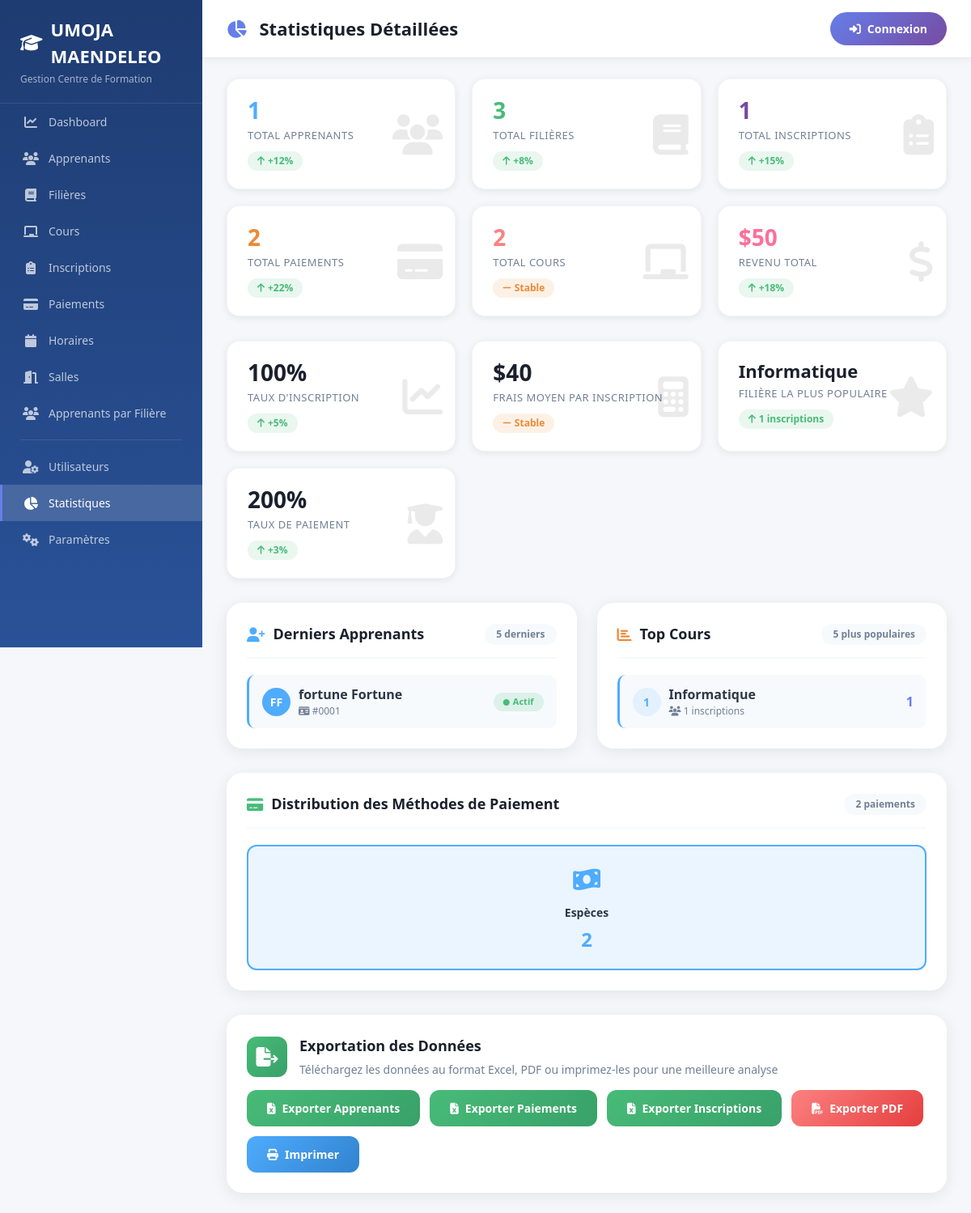
The page /pages/statistiques.php on the database its author committed.
### tables this page shows
CREATE TABLE `filiere` (
  `id_filiere` int(11) NOT NULL,
  `nom` varchar(100) NOT NULL,
  `duree` varchar(50) DEFAULT NULL,
  `frais_mensuel` decimal(10,2) DEFAULT NULL
);

CREATE TABLE `apprenant` (
  `id_apprenant` int(11) NOT NULL,
  `nom` varchar(100) NOT NULL,
  `prenom` varchar(100) NOT NULL,
  `telephone` varchar(20) DEFAULT NULL,
  `adresse` varchar(255) DEFAULT NULL
);

### classes/Apprenant.php (called while the page is built, shortened)
<?php
class Apprenant {
    private $conn;
    private $table = 'apprenant';
    public function __construct($db) {
        $this->conn = $db;
    }
    public function getAll($limit = null, $offset = null) {
        try {
            $query = "SELECT * FROM " . $this->table . " ORDER BY nom ASC";
            $stmt = $this->conn->prepare($query);
            $stmt->execute();
            return $stmt->fetchAll(PDO::FETCH_ASSOC);
        } catch (PDOException $e) {
            error_log("Erreur getAll: " . $e->getMessage());
            return [];
        }
    }
}

### classes/Filiere.php (called while the page is built, shortened)
<?php
class Filiere {
    private $conn;
    private $table = 'filiere';
    public function __construct($db) {
        $this->conn = $db;
    }
    public function getAll() {
        $query = "SELECT * FROM " . $this->table . " ORDER BY nom ASC";
        $stmt = $this->conn->prepare($query);
        $stmt->execute();
        return $stmt->fetchAll(PDO::FETCH_ASSOC);
    }
}

### classes/Inscription.php (called while the page is built, shortened)
<?php
class Inscription {
    private $conn;
    private $table = 'inscription';
    public function __construct($db) {
        $this->conn = $db;
    }
    public function getAll() {
        $query = "SELECT i.*, a.nom, a.prenom, f.nom as filiere_nom
                  FROM " . $this->table . " i
                  LEFT JOIN apprenant a ON i.id_apprenant = a.id_apprenant
                  LEFT JOIN filiere f ON i.id_filiere = f.id_filiere
                  ORDER BY i.date_inscription DESC";
        $stmt = $this->conn->prepare($query);
        $stmt->execute();
        return $stmt->fetchAll(PDO::FETCH_ASSOC);
    }
}

### classes/Paiement.php (called while the page is built, shortened)
<?php
class Paiement {
    private $conn;
    private $table = 'paiement';
    public function __construct($db) {
        $this->conn = $db;
    }
    public function getAll() {
        $query = "SELECT p.*, i.id_apprenant, a.nom, a.prenom
                  FROM " . $this->table . " p
                  LEFT JOIN inscription i ON p.id_inscription = i.id_inscription
                  LEFT JOIN apprenant a ON i.id_apprenant = a.id_apprenant
                  ORDER BY p.id_paiement DESC";
        $stmt = $this->conn->prepare($query);
        $stmt->execute();
        return $stmt->fetchAll(PDO::FETCH_ASSOC);
    }
}

### classes/Cours.php (called while the page is built, shortened)
<?php
class Cours {
    private $conn;
    private $table = 'cours';
    public function __construct($db) {
        $this->conn = $db;
    }
    public function getAll() {
        $query = "SELECT c.*, f.nom as filiere_nom FROM " . $this->table . " c
                  LEFT JOIN filiere f ON c.id_filiere = f.id_filiere
                  ORDER BY c.nom ASC";
        $stmt = $this->conn->prepare($query);
        $stmt->execute();
        return $stmt->fetchAll(PDO::FETCH_ASSOC);
    }
}

### pages/statistiques.php (the view, shortened to what this page needs)
<?php
require_once __DIR__ . '/../classes/Apprenant.php';
require_once __DIR__ . '/../classes/Filiere.php';
require_once __DIR__ . '/../classes/Inscription.php';
require_once __DIR__ . '/../classes/Paiement.php';
require_once __DIR__ . '/../classes/Cours.php';
$database = new Database();
$db = $database->connect();
$apprenant = new Apprenant($db);
$filiere = new Filiere($db);
$inscription = new Inscription($db);
$paiement = new Paiement($db);
$cours = new Cours($db);
$all_apprenants = $apprenant->getAll();
$all_filieres = $filiere->getAll();
$all_inscriptions = $inscription->getAll();
$all_paiements = $paiement->getAll();
$all_cours = $cours->getAll();
$stats = [
    'total_apprenants' => count($all_apprenants),
    'total_filieres' => count($all_filieres),
    'total_inscriptions' => count($all_inscriptions),
    'total_paiements' => count($all_paiements),
    'total_cours' => count($all_cours),
    'total_revenue' => array_sum(array_column($all_paiements, 'montant')),
    'avg_frais_inscription' => array_sum(array_column($all_inscriptions, 'frais_inscription')) / max(count($all_inscriptions), 1),
];
$filiere_counts = array_count_values(array_column($all_inscriptions, 'id_filiere'));
arsort($filiere_counts);
$top_filiere_id = key($filiere_counts);
$top_filiere_nom = '';
foreach ($all_filieres as $f) {
    if ($f['id_filiere'] == $top_filiere_id) {
        $top_filiere_nom = $f['nom'];
        break;
    }
}
include __DIR__ . '/../includes/header.php';
?>
<div class="page-wrapper">
    <div class="content-wrapper">
        <div class="stats-grid">
            <div class="stat-card stat-card-blue">
                <i class="fas fa-users stat-icon"></i>
                <div class="stat-number"><?php echo number_format($stats['total_apprenants']); ?></div>
                <div class="stat-label">Total Apprenants</div>
                <span class="stat-change up"><i class="fas fa-arrow-up"></i> +12%</span>
            </div>
            <div class="stat-card stat-card-green">
                <i class="fas fa-book stat-icon"></i>
                <div class="stat-number"><?php echo number_format($stats['total_filieres']); ?></div>
                <div class="stat-label">Total Filières</div>
                <span class="stat-change up"><i class="fas fa-arrow-up"></i> +8%</span>
            </div>
            <div class="stat-card stat-card-purple">
                <i class="fas fa-clipboard-list stat-icon"></i>
                <div class="stat-number"><?php echo number_format($stats['total_inscriptions']); ?></div>
                <div class="stat-label">Total Inscriptions</div>
                <span class="stat-change up"><i class="fas fa-arrow-up"></i> +15%</span>
            </div>
            <div class="stat-card stat-card-orange">
                <i class="fas fa-credit-card stat-icon"></i>
                <div class="stat-number"><?php echo number_format($stats['total_paiements']); ?></div>
                <div class="stat-label">Total Paiements</div>
                <span class="stat-change up"><i class="fas fa-arrow-up"></i> +22%</span>
            </div>
            <div class="stat-card stat-card-red">
                <i class="fas fa-chalkboard stat-icon"></i>
                <div class="stat-number"><?php echo number_format($stats['total_cours']); ?></div>
                <div class="stat-label">Total Cours</div>
                <span class="stat-change neutral"><i class="fas fa-minus"></i> Stable</span>
            </div>
            <div class="stat-card stat-card-pink">
                <i class="fas fa-dollar-sign stat-icon"></i>
                <div class="stat-number">$<?php echo number_format($stats['total_revenue'], 0, ',', ' '); ?></div>
                <div class="stat-label">Revenu Total</div>
                <span class="stat-change up"><i class="fas fa-arrow-up"></i> +18%</span>
            </div>
        </div>
        <div class="stats-grid" style="margin-bottom: 30px;">
            <div class="stat-card">
                <i class="fas fa-chart-line stat-icon"></i>
                <div class="stat-number"><?php echo $stats['total_apprenants'] > 0 ? round(($stats['total_inscriptions'] / $stats['total_apprenants']) * 100) : 0; ?>%</div>
                <div class="stat-label">Taux d'Inscription</div>
                <span class="stat-change up"><i class="fas fa-arrow-up"></i> +5%</span>
            </div>
            <div class="stat-card">
                <i class="fas fa-calculator stat-icon"></i>
                <div class="stat-number">$<?php echo number_format($stats['avg_frais_inscription'], 0, ',', ' '); ?></div>
                <div class="stat-label">Frais Moyen par Inscription</div>
                <span class="stat-change neutral"><i class="fas fa-minus"></i> Stable</span>
            </div>
            <div class="stat-card">
                <i class="fas fa-star stat-icon"></i>
                <div class="stat-number" style="font-size: 22px; line-height: 1.3;"><?php echo htmlspecialchars($top_filiere_nom ?: 'N/A'); ?></div>
                <div class="stat-label">Filière la Plus Populaire</div>
                <span class="stat-change up"><i class="fas fa-arrow-up"></i> <?php echo isset($filiere_counts[$top_filiere_id]) ? $filiere_counts[$top_filiere_id] . ' inscriptions' : '0'; ?></span>
            </div>
            <div class="stat-card">
                <i class="fas fa-user-graduate stat-icon"></i>
                <div class="stat-number"><?php echo $stats['total_apprenants'] > 0 ? round(($stats['total_paiements'] / $stats['total_apprenants']) * 100) : 0; ?>%</div>
                <div class="stat-label">Taux de Paiement</div>
                <span class="stat-change up"><i class="fas fa-arrow-up"></i> +3%</span>
            </div>
        </div>
        <div class="chart-grid">
            <div class="chart-container">
                <div class="chart-header">
                    <h3><i class="fas fa-user-plus" style="color: #4facfe;"></i> Derniers Apprenants</h3>
                    <span class="badge-count">5 derniers</span>
                </div>
                <div class="space-y-3">
                    <?php $recent = array_slice($all_apprenants, -5);
                    $colors = ['#4facfe', '#48bb78', '#764ba2', '#ed8936', '#fc8181'];
                    foreach ($recent as $index => $app): ?>
                    <div class="list-item" style="border-left-color: <?php echo $colors[$index % count($colors)]; ?>;">
                        <div class="item-info">
                            <div class="item-avatar" style="background: <?php echo $colors[$index % count($colors)]; ?>;">
                                <?php echo strtoupper(substr($app['prenom'] ?? 'A', 0, 1) . substr($app['nom'] ?? '', 0, 1)); ?>
                            </div>
                            <div>
                                <div class="item-name"><?php echo htmlspecialchars($app['prenom'] . ' ' . $app['nom']); ?></div>
                                <div style="font-size: 12px; color: #718096;">
                                    <i class="fas fa-id-card"></i> #<?php echo str_pad($app['id_apprenant'], 4, '0', STR_PAD_LEFT); ?>
                                </div>
                            </div>
                        </div>
                        <span class="item-badge active"><i class="fas fa-circle" style="font-size: 8px; margin-right: 4px;"></i>Actif</span>
                    </div>
                    <?php endforeach; ?>
                </div>
            </div>
            <div class="chart-container">
                <div class="chart-header">
                    <h3><i class="fas fa-chart-bar" style="color: #ed8936;"></i> Top Cours</h3>
                    <span class="badge-count">5 plus populaires</span>
                </div>
                <div class="space-y-3">
                    <?php
                    $course_counts = array_count_values(array_column($all_inscriptions, 'id_filiere'));
                    arsort($course_counts);
                    $top = array_slice($course_counts, 0, 5, true);
                    $colors = ['#4facfe', '#48bb78', '#764ba2', '#ed8936', '#fc8181'];
                    $index = 0;
                    foreach ($top as $course_id => $count):
                        $filiere_nom = '';
                        foreach ($all_filieres as $f) {
                            if ($f['id_filiere'] == $course_id) {
                                $filiere_nom = $f['nom'];
                                break;
                            }
                        }
                    ?>
                    <div class="list-item" style="border-left-color: <?php echo $colors[$index % count($colors)]; ?>;">
                        <div class="item-info">
                            <div style="width: 35px; height: 35px; border-radius: 50%; background: <?php echo $colors[$index % count($colors)]; ?>20; display: flex; align-items: center; justify-content: center; color: <?php echo $colors[$index % count($colors)]; ?>; font-weight: 700; font-size: 14px;">
                                <?php echo $index + 1; ?>
                            </div>
                            <div>
                                <div class="item-name"><?php echo htmlspecialchars(substr($filiere_nom, 0, 25)) . (strlen($filiere_nom) > 25 ? '...' : ''); ?></div>
                                <div style="font-size: 12px; color: #718096;">
                                    <i class="fas fa-users"></i> <?php echo $count; ?> inscriptions
                                </div>
                            </div>
                        </div>
                        <span class="item-count"><?php echo $count; ?></span>
                    </div>
                    <?php $index++; endforeach; ?>
                </div>
            </div>
        </div>
        <div class="chart-container" style="margin-bottom: 30px;">
            <div class="chart-header">
                <h3><i class="fas fa-credit-card" style="color: #48bb78;"></i> Distribution des Méthodes de Paiement</h3>
                <span class="badge-count"><?php echo count($all_paiements); ?> paiements</span>
            </div>
            <div class="payment-methods">
                <?php
                $types = array_count_values(array_filter(array_column($all_paiements, 'type')));
                $method_config = [
                    'Espèces' => ['icon' => 'fa-money-bill-wave', 'color' => 'blue', 'class' => 'method-blue'],
                    'Chèque' => ['icon' => 'fa-file-invoice', 'color' => 'green', 'class' => 'method-green'],
                    'Virement' => ['icon' => 'fa-exchange-alt', 'color' => 'purple', 'class' => 'method-purple'],
                    'Carte' => ['icon' => 'fa-credit-card', 'color' => 'orange', 'class' => 'method-orange'],
                ];
                foreach ($types as $type => $count):
                    $config = $method_config[$type] ?? ['icon' => 'fa-circle', 'color' => 'gray', 'class' => 'method-blue'];
                ?>
                <div class="payment-method-card <?php echo $config['class']; ?>">
                    <div class="method-icon">
                        <i class="fas <?php echo $config['icon']; ?>" style="color: <?php echo $config['color'] === 'blue' ? '#4facfe' : ($config['color'] === 'green' ? '#48bb78' : ($config['color'] === 'purple' ? '#764ba2' : '#ed8936')); ?>;"></i>
                    </div>
                    <div class="method-name"><?php echo htmlspecialchars($type); ?></div>
                    <div class="method-count"><?php echo $count; ?></div>
                </div>
                <?php endforeach; ?>
            </div>
        </div>
        <div class="export-section">
            <div class="export-header">
                <div class="icon">
                    <i class="fas fa-file-export"></i>
                </div>
                <div>
                    <h3 style="font-size: 18px; font-weight: 700; color: #1a202c; margin: 0;">Exportation des Données</h3>
                    <p style="color: #718096; margin: 5px 0 0 0; font-size: 14px;">
                        Téléchargez les données au format Excel, PDF ou imprimez-les pour une meilleure analyse
                    </p>
                </div>
            </div>
            <div class="export-buttons">
                <button class="btn-export btn-export-excel" onclick="alert('Export Excel - Apprenants')">
                    <i class="fas fa-file-excel"></i> Exporter Apprenants
                </button>
                <button class="btn-export btn-export-excel" onclick="alert('Export Excel - Paiements')">
                    <i class="fas fa-file-excel"></i> Exporter Paiements
                </button>
                <button class="btn-export btn-export-excel" onclick="alert('Export Excel - Inscriptions')">
                    <i class="fas fa-file-excel"></i> Exporter Inscriptions
                </button>
                <button class="btn-export btn-export-pdf" onclick="alert('Export PDF - Rapport complet')">
                    <i class="fas fa-file-pdf"></i> Exporter PDF
                </button>
                <button class="btn-export btn-export-print" onclick="window.print()">
                    <i class="fas fa-print"></i> Imprimer
                </button>
            </div>
        </div>
    </div>
</div>
<?php include __DIR__ . '/../includes/footer.php'; ?>

### rows shown on the page
filiere: nom "Informatique"
apprenant: prenom+nom "FF", prenom+nom "fortune Fortune", id_apprenant "0001"

### other values the page prints
$page_title "Statistiques Détaillées"
$stats['total_apprenants'] "1"
$stats['total_filieres'] "3"
$stats['total_inscriptions'] "1"
$stats['total_paiements'] "2"
$stats['total_cours'] "2"
$stats['total_revenue'] "50"
$stats['avg_frais_inscription'] "40"
$filiere_counts[$top_filiere_id] "1"
$count "1"
count($all_paiements) "2"
$type "Espèces"
$count "2"
